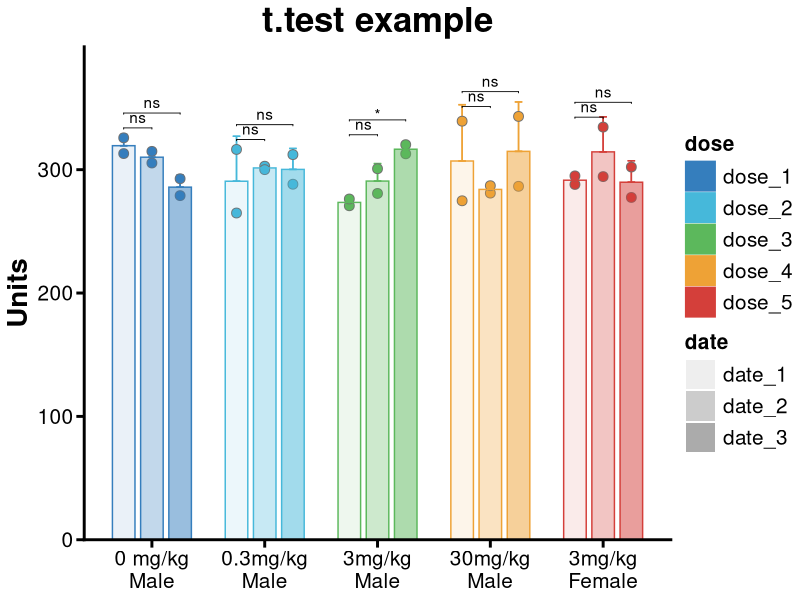

Source code (R):
## ---- chunk 1
knitr::opts_knit$set(base.dir = "../../ChevyXu.github.io/", base.url = "/")
knitr::opts_chunk$set(fig.path = paste0("img/", Sys.Date(), "/"))
# knitr::opts_chunk$set(echo = TRUE)
## ---- chunk 2
library(tidyverse)
library(rstatix)

example <- 
  tibble::tibble(
  para = rnorm(n = 30, mean = 300, sd = 20) %>% round(digits = 2),
  dose = rep(rep(c("dose_1", "dose_2", "dose_3", "dose_4", "dose_5"), each = 2), 3),
  date = rep(c("date_1", "date_2", "date_3"), each = 10)) %>% 
  group_by(dose, date) %>% 
  mutate(mean = mean(para)) %>% 
  mutate(sd = sd(para)) %>% 
  mutate(cv = sd/mean)

example
## ---- chunk 3
# Using Rstatix to calculate pvalue
stat.test <- example %>% 
  rename("value" = colnames(.)[1]) %>% 
  filter(sd != 0) %>%
  group_by(dose) %>% 
  mutate(x = n()) %>% 
  filter(x >= 4) %>% 
  t_test(value ~ date) %>% 
  filter(group1 == "date_1")

stat.test
## ---- chunk 4
# adjust lable position based on dodge width
stat.test <- stat.test %>% 
    add_xy_position(x = "dose", dodge = 0.75)

stat.test
## ---- chunk 5
ggplot(example, aes(x = dose, y = para, color = dose, fill = dose)) +
    geom_errorbar(aes(ymin = mean, ymax=mean + sd, alph = date), width=.2,  
                  position=position_dodge(.75), linewidth = 0.5) +
    geom_point(aes(fil = date), shape = 21, size = 3, color = "gray44",
               position = position_jitterdodge(dodge.width = 0.75, jitter.width = 0)) +
    geom_bar(data = example %>% select(-1) %>% distinct(),
             aes(y = mean, fill = dose, color = dose, alpha = date), 
             stat = "identity",  width = 0.6, position = position_dodge(width = 0.75)) +
    scale_color_manual(values =  ggsci::pal_locuszoom()(5) %>% rev()) +
    scale_fill_manual(values =  ggsci::pal_locuszoom()(5) %>% rev()) +
    scale_alpha_manual(values = c(seq(1, 9, 2))*0.1) +
    scale_y_continuous(expand = expansion(mult = c(0, 0.1)), name = "Units") +
    # scale_y_continuous(name = plot_data %>% colnames() %>% nth(n = 1) %>% str_remove(pattern = "\\|.*\\|"), 
    #                    expand = c(0, 0), limits = c(0, max(plot_data %>% pull(1))*1.1)) +
    labs(title = "t.test example") + xlab(NULL) +
    cowplot::theme_cowplot(font_size = 10, line_size = 0.8) +
    theme(axis.title = element_text(size = 20, face = "bold"), 
          axis.text = element_text(size = 15, color = "black"), 
          axis.ticks.length = unit(.2, "cm"),
          plot.title = element_text(size = 25, hjust = 0.5, face = "bold"), 
          legend.key.size = unit(0.8, "cm"),
          axis.line = element_line(colour = "black", size = 1),
          # panel.border = element_rect(size = 1, colour = "black"),
          axis.ticks = element_line(colour = "black", size = 1),
          legend.text = element_text(size = 15), 
          plot.caption = element_text(size = 12, hjust = 1.2, face = "italic"),
          legend.title = element_text(size = 15, face = "bold"),
          strip.text = element_text(face = "bold", size = 15)) +
    ggpubr::stat_pvalue_manual(stat.test, label = "p.adj.signif", tip.length = 0.01, bracket.nudge.y = 0) +
    scale_x_discrete(labels = c("dose_1" = "0 mg/kg\nMale", 
                                "dose_2" = "0.3mg/kg\nMale", 
                                "dose_3" = "3mg/kg\nMale", 
                                "dose_4" = "30mg/kg\nMale", 
                                "dose_5" = "3mg/kg\nFemale"))

